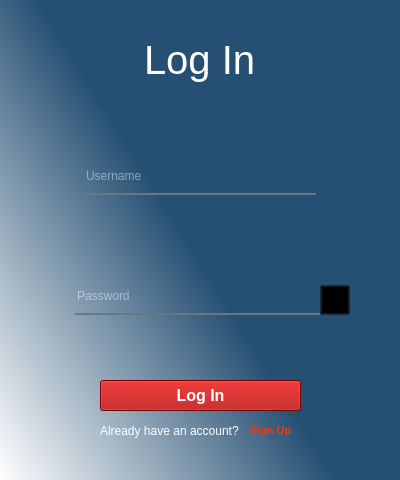
<?xml version="1.0" encoding="UTF-8"?>
<ui version="4.0">
 <class>MainWindow</class>
 <widget class="QMainWindow" name="MainWindow">
  <property name="geometry">
   <rect>
    <x>0</x>
    <y>0</y>
    <width>400</width>
    <height>480</height>
   </rect>
  </property>
  <property name="font">
   <font>
    <pointsize>12</pointsize>
    <weight>75</weight>
    <bold>true</bold>
   </font>
  </property>
  <property name="windowTitle">
   <string>MainWindow</string>
  </property>
  <property name="styleSheet">
   <string notr="true">
#signUpPage,#signInPage{
	background-color: qlineargradient(spread:pad, x1:0.54, y1:0.597182, x2:0, y2:1, stop:0 rgba(38, 80, 115, 255), stop:1 rgba(255, 255, 255, 255));
}
#label_3, #label_4, #label_1, #label_2,#label_5{
	
	color: rgb(255, 255, 255);
}
#password_2, #username_2, #password_3, #username_3{
	color: rgba(255,255,255,230);
	border: none;
	background-color: rgb(0,0,0,0);
	border-bottom: 2px solid rgba(105,118,132,255);
	padding-bottom: 7px
}
#LoginBtn, #SignUpBtn2_2{
	color: rgb(255, 255, 255);
	
	background-color: rgb(170, 0, 0);
}

#SignUpBtn, #LoginBtn2_2{
		
	
	color: rgb(255, 51, 0);
}
#showPassBtn_2, #showPassBtn{
	
	background-color:transparent;
	
}

              </string>
  </property>
  <widget class="QWidget" name="centralwidget">
   <layout class="QVBoxLayout" name="verticalLayout">
    <property name="spacing">
     <number>0</number>
    </property>
    <property name="leftMargin">
     <number>0</number>
    </property>
    <property name="topMargin">
     <number>0</number>
    </property>
    <property name="rightMargin">
     <number>0</number>
    </property>
    <property name="bottomMargin">
     <number>0</number>
    </property>
    <item>
     <widget class="QStackedWidget" name="stackedWidget">
      <property name="currentIndex">
       <number>0</number>
      </property>
      <widget class="QWidget" name="signInPage">
       <layout class="QVBoxLayout" name="verticalLayout_4">
        <property name="spacing">
         <number>0</number>
        </property>
        <property name="leftMargin">
         <number>0</number>
        </property>
        <property name="topMargin">
         <number>0</number>
        </property>
        <property name="rightMargin">
         <number>0</number>
        </property>
        <property name="bottomMargin">
         <number>0</number>
        </property>
        <item alignment="Qt::AlignHCenter">
         <widget class="QWidget" name="widget_5" native="true">
          <layout class="QHBoxLayout" name="horizontalLayout_9">
           <property name="spacing">
            <number>0</number>
           </property>
           <property name="leftMargin">
            <number>0</number>
           </property>
           <property name="topMargin">
            <number>0</number>
           </property>
           <property name="rightMargin">
            <number>0</number>
           </property>
           <property name="bottomMargin">
            <number>0</number>
           </property>
           <item>
            <widget class="QLabel" name="label_5">
             <property name="font">
              <font>
               <pointsize>30</pointsize>
              </font>
             </property>
             <property name="text">
              <string>Log In</string>
             </property>
            </widget>
           </item>
          </layout>
         </widget>
        </item>
        <item alignment="Qt::AlignHCenter|Qt::AlignVCenter">
         <widget class="QWidget" name="widget_9" native="true">
          <property name="minimumSize">
           <size>
            <width>300</width>
            <height>120</height>
           </size>
          </property>
          <layout class="QHBoxLayout" name="horizontalLayout_10">
           <property name="spacing">
            <number>0</number>
           </property>
           <property name="leftMargin">
            <number>0</number>
           </property>
           <property name="topMargin">
            <number>0</number>
           </property>
           <property name="rightMargin">
            <number>0</number>
           </property>
           <property name="bottomMargin">
            <number>0</number>
           </property>
           <item>
            <spacer name="horizontalSpacer_7">
             <property name="orientation">
              <enum>Qt::Horizontal</enum>
             </property>
             <property name="sizeHint" stdset="0">
              <size>
               <width>40</width>
               <height>20</height>
              </size>
             </property>
            </spacer>
           </item>
           <item>
            <widget class="QLineEdit" name="username_2">
             <property name="minimumSize">
              <size>
               <width>232</width>
               <height>30</height>
              </size>
             </property>
             <property name="maximumSize">
              <size>
               <width>250</width>
               <height>30</height>
              </size>
             </property>
             <property name="placeholderText">
              <string>Username</string>
             </property>
            </widget>
           </item>
           <item>
            <spacer name="horizontalSpacer_8">
             <property name="orientation">
              <enum>Qt::Horizontal</enum>
             </property>
             <property name="sizeHint" stdset="0">
              <size>
               <width>40</width>
               <height>20</height>
              </size>
             </property>
            </spacer>
           </item>
          </layout>
         </widget>
        </item>
        <item alignment="Qt::AlignHCenter|Qt::AlignVCenter">
         <widget class="QWidget" name="widget_10" native="true">
          <property name="minimumSize">
           <size>
            <width>300</width>
            <height>120</height>
           </size>
          </property>
          <layout class="QHBoxLayout" name="horizontalLayout_3">
           <property name="spacing">
            <number>0</number>
           </property>
           <property name="leftMargin">
            <number>0</number>
           </property>
           <property name="topMargin">
            <number>0</number>
           </property>
           <property name="rightMargin">
            <number>0</number>
           </property>
           <property name="bottomMargin">
            <number>0</number>
           </property>
           <item>
            <spacer name="horizontalSpacer_9">
             <property name="orientation">
              <enum>Qt::Horizontal</enum>
             </property>
             <property name="sizeType">
              <enum>QSizePolicy::Maximum</enum>
             </property>
             <property name="sizeHint" stdset="0">
              <size>
               <width>25</width>
               <height>20</height>
              </size>
             </property>
            </spacer>
           </item>
           <item>
            <widget class="QLineEdit" name="password_2">
             <property name="sizePolicy">
              <sizepolicy hsizetype="Maximum" vsizetype="Fixed">
               <horstretch>0</horstretch>
               <verstretch>0</verstretch>
              </sizepolicy>
             </property>
             <property name="minimumSize">
              <size>
               <width>232</width>
               <height>30</height>
              </size>
             </property>
             <property name="maximumSize">
              <size>
               <width>300</width>
               <height>30</height>
              </size>
             </property>
             <property name="placeholderText">
              <string>Password</string>
             </property>
            </widget>
           </item>
           <item>
            <widget class="QPushButton" name="showPassBtn_2">
             <property name="sizePolicy">
              <sizepolicy hsizetype="Minimum" vsizetype="Fixed">
               <horstretch>0</horstretch>
               <verstretch>0</verstretch>
              </sizepolicy>
             </property>
             <property name="maximumSize">
              <size>
               <width>30</width>
               <height>30</height>
              </size>
             </property>
             <property name="font">
              <font>
               <pointsize>8</pointsize>
              </font>
             </property>
             <property name="text">
              <string/>
             </property>
             <property name="icon">
              <iconset resource="resources.qrc">
               <normaloff>:/icons/icons/eye-off.svg</normaloff>:/icons/icons/eye-off.svg</iconset>
             </property>
             <property name="iconSize">
              <size>
               <width>24</width>
               <height>24</height>
              </size>
             </property>
             <property name="checkable">
              <bool>true</bool>
             </property>
            </widget>
           </item>
          </layout>
         </widget>
        </item>
        <item>
         <widget class="QWidget" name="widget_11" native="true">
          <widget class="QPushButton" name="LoginBtn">
           <property name="geometry">
            <rect>
             <x>100</x>
             <y>20</y>
             <width>201</width>
             <height>31</height>
            </rect>
           </property>
           <property name="font">
            <font>
             <pointsize>12</pointsize>
             <weight>75</weight>
             <bold>true</bold>
            </font>
           </property>
           <property name="text">
            <string>Log In</string>
           </property>
          </widget>
          <widget class="QLabel" name="label_1">
           <property name="geometry">
            <rect>
             <x>100</x>
             <y>60</y>
             <width>141</width>
             <height>21</height>
            </rect>
           </property>
           <property name="font">
            <font>
             <family>Arial</family>
            </font>
           </property>
           <property name="text">
            <string>Already have an account?</string>
           </property>
          </widget>
          <widget class="QPushButton" name="SignUpBtn">
           <property name="geometry">
            <rect>
             <x>230</x>
             <y>60</y>
             <width>81</width>
             <height>21</height>
            </rect>
           </property>
           <property name="font">
            <font>
             <pointsize>8</pointsize>
             <weight>75</weight>
             <bold>true</bold>
            </font>
           </property>
           <property name="text">
            <string>Sign Up</string>
           </property>
           <property name="flat">
            <bool>true</bool>
           </property>
          </widget>
         </widget>
        </item>
       </layout>
      </widget>
      <widget class="QWidget" name="signUpPage">
       <layout class="QVBoxLayout" name="verticalLayout_2">
        <property name="spacing">
         <number>0</number>
        </property>
        <property name="leftMargin">
         <number>0</number>
        </property>
        <property name="topMargin">
         <number>0</number>
        </property>
        <property name="rightMargin">
         <number>0</number>
        </property>
        <property name="bottomMargin">
         <number>0</number>
        </property>
        <item>
         <widget class="QWidget" name="widget" native="true">
          <layout class="QHBoxLayout" name="horizontalLayout">
           <item alignment="Qt::AlignHCenter">
            <widget class="QLabel" name="label_4">
             <property name="font">
              <font>
               <pointsize>30</pointsize>
              </font>
             </property>
             <property name="text">
              <string>Sign Up</string>
             </property>
            </widget>
           </item>
          </layout>
         </widget>
        </item>
        <item alignment="Qt::AlignHCenter|Qt::AlignVCenter">
         <widget class="QWidget" name="widget_2" native="true">
          <property name="minimumSize">
           <size>
            <width>300</width>
            <height>120</height>
           </size>
          </property>
          <layout class="QHBoxLayout" name="horizontalLayout_4">
           <property name="spacing">
            <number>0</number>
           </property>
           <property name="leftMargin">
            <number>0</number>
           </property>
           <property name="topMargin">
            <number>0</number>
           </property>
           <property name="rightMargin">
            <number>0</number>
           </property>
           <property name="bottomMargin">
            <number>0</number>
           </property>
           <item>
            <spacer name="horizontalSpacer_2">
             <property name="orientation">
              <enum>Qt::Horizontal</enum>
             </property>
             <property name="sizeHint" stdset="0">
              <size>
               <width>40</width>
               <height>20</height>
              </size>
             </property>
            </spacer>
           </item>
           <item>
            <widget class="QLineEdit" name="username_3">
             <property name="minimumSize">
              <size>
               <width>232</width>
               <height>30</height>
              </size>
             </property>
             <property name="maximumSize">
              <size>
               <width>250</width>
               <height>30</height>
              </size>
             </property>
             <property name="placeholderText">
              <string>Username</string>
             </property>
            </widget>
           </item>
           <item>
            <spacer name="horizontalSpacer">
             <property name="orientation">
              <enum>Qt::Horizontal</enum>
             </property>
             <property name="sizeHint" stdset="0">
              <size>
               <width>40</width>
               <height>20</height>
              </size>
             </property>
            </spacer>
           </item>
          </layout>
         </widget>
        </item>
        <item alignment="Qt::AlignHCenter|Qt::AlignVCenter">
         <widget class="QWidget" name="widget_3" native="true">
          <property name="sizePolicy">
           <sizepolicy hsizetype="Minimum" vsizetype="Preferred">
            <horstretch>0</horstretch>
            <verstretch>0</verstretch>
           </sizepolicy>
          </property>
          <property name="minimumSize">
           <size>
            <width>300</width>
            <height>120</height>
           </size>
          </property>
          <property name="maximumSize">
           <size>
            <width>800</width>
            <height>16777215</height>
           </size>
          </property>
          <layout class="QHBoxLayout" name="horizontalLayout_5">
           <property name="spacing">
            <number>0</number>
           </property>
           <property name="leftMargin">
            <number>0</number>
           </property>
           <property name="topMargin">
            <number>0</number>
           </property>
           <property name="rightMargin">
            <number>0</number>
           </property>
           <property name="bottomMargin">
            <number>0</number>
           </property>
           <item>
            <spacer name="horizontalSpacer_3">
             <property name="orientation">
              <enum>Qt::Horizontal</enum>
             </property>
             <property name="sizeType">
              <enum>QSizePolicy::Maximum</enum>
             </property>
             <property name="sizeHint" stdset="0">
              <size>
               <width>25</width>
               <height>20</height>
              </size>
             </property>
            </spacer>
           </item>
           <item alignment="Qt::AlignHCenter">
            <widget class="QLineEdit" name="password_3">
             <property name="sizePolicy">
              <sizepolicy hsizetype="Maximum" vsizetype="Fixed">
               <horstretch>0</horstretch>
               <verstretch>0</verstretch>
              </sizepolicy>
             </property>
             <property name="minimumSize">
              <size>
               <width>232</width>
               <height>30</height>
              </size>
             </property>
             <property name="maximumSize">
              <size>
               <width>300</width>
               <height>30</height>
              </size>
             </property>
             <property name="placeholderText">
              <string>Password</string>
             </property>
            </widget>
           </item>
           <item>
            <widget class="QPushButton" name="showPassBtn">
             <property name="sizePolicy">
              <sizepolicy hsizetype="Minimum" vsizetype="Fixed">
               <horstretch>0</horstretch>
               <verstretch>0</verstretch>
              </sizepolicy>
             </property>
             <property name="maximumSize">
              <size>
               <width>30</width>
               <height>30</height>
              </size>
             </property>
             <property name="font">
              <font>
               <pointsize>8</pointsize>
              </font>
             </property>
             <property name="text">
              <string/>
             </property>
             <property name="icon">
              <iconset resource="resources.qrc">
               <normaloff>:/icons/icons/eye-off.svg</normaloff>:/icons/icons/eye-off.svg</iconset>
             </property>
             <property name="iconSize">
              <size>
               <width>24</width>
               <height>24</height>
              </size>
             </property>
             <property name="checkable">
              <bool>true</bool>
             </property>
            </widget>
           </item>
          </layout>
         </widget>
        </item>
        <item>
         <widget class="QWidget" name="widget_4" native="true">
          <widget class="QPushButton" name="SignUpBtn2_2">
           <property name="geometry">
            <rect>
             <x>100</x>
             <y>20</y>
             <width>201</width>
             <height>31</height>
            </rect>
           </property>
           <property name="font">
            <font>
             <pointsize>12</pointsize>
             <weight>75</weight>
             <bold>true</bold>
            </font>
           </property>
           <property name="text">
            <string>Sign Up</string>
           </property>
          </widget>
          <widget class="QLabel" name="label_2">
           <property name="geometry">
            <rect>
             <x>100</x>
             <y>60</y>
             <width>141</width>
             <height>21</height>
            </rect>
           </property>
           <property name="font">
            <font>
             <family>Arial</family>
            </font>
           </property>
           <property name="text">
            <string>Already have an account?</string>
           </property>
          </widget>
          <widget class="QPushButton" name="LoginBtn2_2">
           <property name="geometry">
            <rect>
             <x>230</x>
             <y>60</y>
             <width>81</width>
             <height>21</height>
            </rect>
           </property>
           <property name="font">
            <font>
             <pointsize>8</pointsize>
             <weight>75</weight>
             <bold>true</bold>
            </font>
           </property>
           <property name="text">
            <string>Log In</string>
           </property>
           <property name="flat">
            <bool>true</bool>
           </property>
          </widget>
         </widget>
        </item>
       </layout>
      </widget>
     </widget>
    </item>
   </layout>
  </widget>
 </widget>
 <resources>
  <include location="resources.qrc"/>
 </resources>
 <connections/>
</ui>
